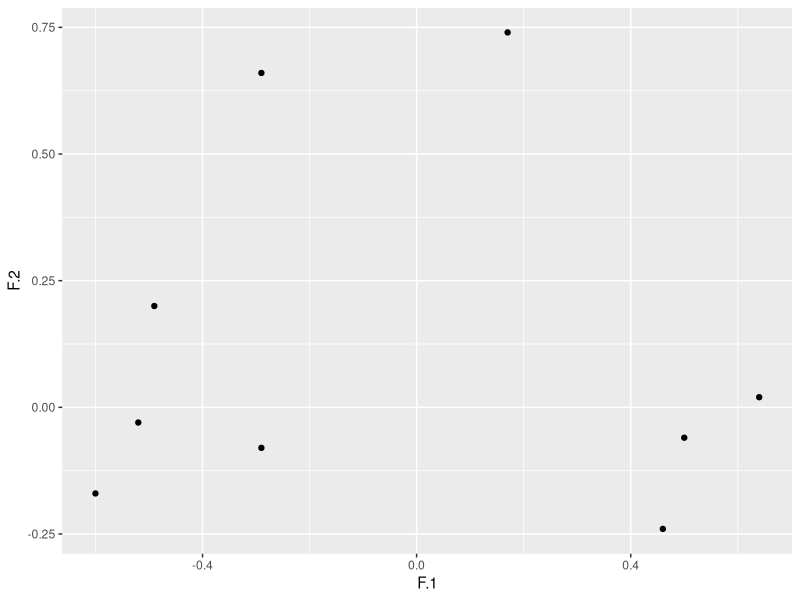
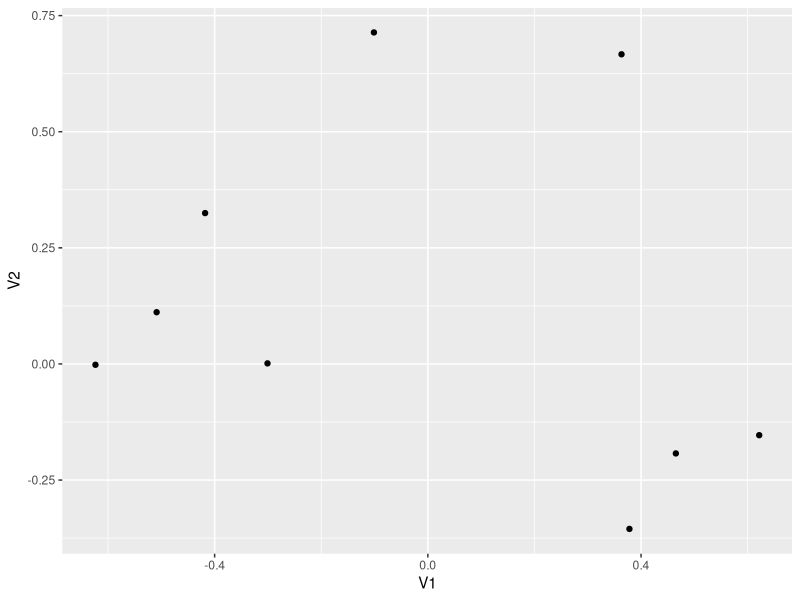

Write R code to recreate these figures, in order.
## ---- chunk 1
library(ggplot2)

a <- data.frame(F.1 =c(.64,
                         .5,
                         .46,
                         .17,
                         -.29,
                         -.29,
                         -.49,
                         -.52,
                         -.60),
                  F.2 =c(.02,
                         -.06,
                         -.24,
                         .74,
                         .66,
                         -.08,
                         .20,
                         -.03,
                         -.17)#,
                  # F.3 =c(.16,
                  #        -.10,
                  #        -.19,
                  #        .97,
                  #        -.39,
                  #        .09,
                  #        -.04,
                  #        .42,
                  #        .14)
                )
ggplot(a,
      aes(F.1,F.2)) + geom_point()

## ---- chunk 2
j <- 11.5
x <- pi/j
R <- matrix(c(cos(x),-sin(x),sin(x),cos(x)), ncol = 2, byrow = TRUE)
#R
load <- as.matrix(a)
load %*% R
ggplot(as.data.frame(load %*% R), aes(V1,V2)) + geom_point()

